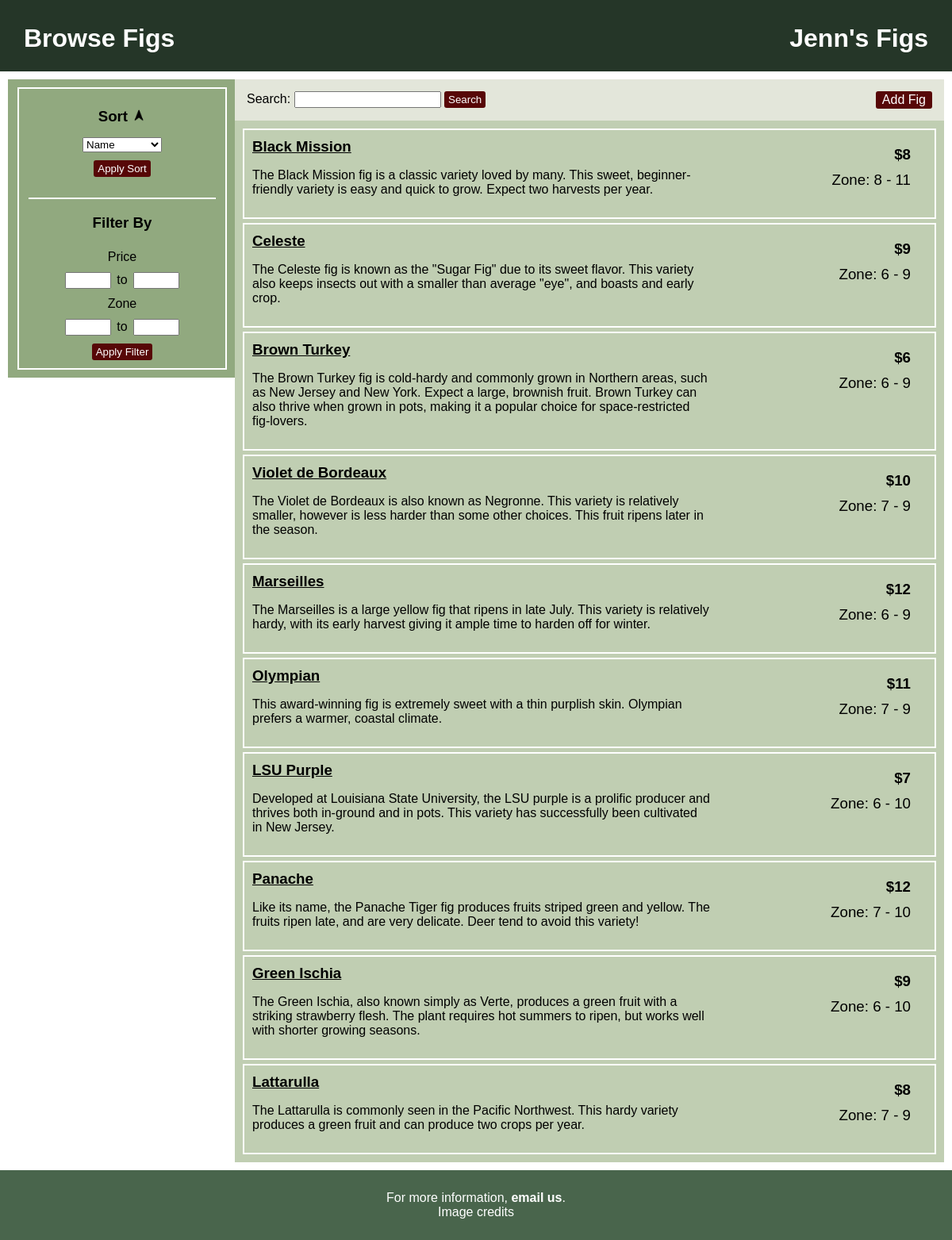
Page /pages/home.php on the committed database.
### tables this page shows
CREATE TABLE "figs" (
	"id"	INTEGER NOT NULL UNIQUE,
	"name"	TEXT NOT NULL UNIQUE,
	"price"	NUMERIC NOT NULL,
	"min_zone"	INTEGER NOT NULL,
	"max_zone"	INTEGER NOT NULL,
	"description"	TEXT NOT NULL,
	PRIMARY KEY("id" AUTOINCREMENT)
);

### includes/db.php (called while the page is built, shortened)
<?php
function exec_sql_query($db, $sql, $params = array())
{
  $query = $db->prepare($sql);
  if ($query and $query->execute($params)) {
    return $query;
  }
  return null;
}

### pages/home.php (the view, shortened to what this page needs)
<?php
$title = "Browse Figs";
include_once("includes/db.php");
$db = open_sqlite_db("db/catalog.sqlite");
$sql_query = 'SELECT * FROM figs';
$sql_query_params = array();
$search_terms = trim($_GET['q']);
if (empty($search_terms)) {
  $search_terms = NULL;
}
$sticky_search = $search_terms;
$filter_min_price = trim($_GET['minpr']);
$filter_max_price = trim($_GET['maxpr']);
$filter_min_zone = trim($_GET['minzn']);
$filter_max_zone = trim($_GET['maxzn']);
$sort_attr = trim($_GET['sort']);
$sort_order = trim($_GET['order']);
if ($sort_order == 'DESC') {
  $order_next = 'ASC';
  $sort_icon = 'down';
} else {
  $sort_order = 'ASC';
  $order_next = 'DESC';
  $sort_icon = 'up';
}
if (in_array($sort_attr, array('price', 'name', 'min_zone', 'max_zone'))) {
  $sql_query = $sql_query . ' ORDER BY ' . $sort_attr . ' ' . $sort_order;
} else {
  $sort_attr = 'name';
}
if ($sort_icon == "up") {
  $arrow = 'point_up.png';
} else if ($sort_icon == "down") {
  $arrow = 'point_dn.png';
}
$sort_url = '/?';
$sort_query = http_build_query(
  array(
    'q' => $search_terms,
    'minpr' => $filter_min_price,
    'maxpr' => $filter_max_price,
    'minzn' => $filter_min_zone,
    'maxzn' => $filter_max_zone
  )
);
$sort_url = $sort_url . $sort_query;
$sticky_default_sort = ($sort_attr == 'name' ? 'selected' : '');
?>
<!DOCTYPE html>
<html lang="en">
<head>
  <link rel="stylesheet" type="text/css" href="public/styles/main.css" media="all" />
</head>
<body>
  <?php include('includes/header.php'); ?>
  <main>
    <section class="sidebar">
      <form action='/' method="get" novalidate>
        <fieldset>
          <div class="form-item">
            <label for="sort">
              <h3>
                Sort
                <a href="<?php echo $sort_url . '&sort=' . $sort_attr . '&order=' . $order_next; ?>" aria-label="sort order">
                  <img src="/public/images/<?php echo htmlspecialchars($arrow); ?>" alt="Sort order indicator" class="icon">
                </a>
              </h3>
              <label>
                <select id="sort" name="sort">
                  <option value="name" <?php echo $sticky_default_sort; ?>>Name</option>
                </select>
              </label>
              <br>
              <input type="submit" value="Apply Sort">
          </div>
      </form>
      <br>
      <hr>
      <form action='/' method="get" novalidate>
        <div class="form-item">
          <h3><label for='filter'>Filter By</label></h3>
          <br>
          <p>Price</p>
          <input id="filter" type="number" name="minpr" required value="<?php echo htmlspecialchars($sticky_min_price_filter); ?>" />
          to
          <input id="filter" type="number" name="maxpr" required value="<?php echo htmlspecialchars($sticky_max_price_filter); ?>" />
          <p>Zone</p>
          <input id="filter" type="number" name="minzn" required value="<?php echo htmlspecialchars($sticky_min_zone_filter); ?>" />
          to
          <input id="filter" type="number" name="maxzn" required value="<?php echo htmlspecialchars($sticky_max_zone_filter); ?>" />
          <br>
          <input type="submit" value="Apply Filter">
        </div>
      </form>
    </section>
    <section class="search">
      <div class='searchbar'>
        <form action="/" method="get" novalidate>
          <label for="search">Search:</label>
          <input id="search" type="text" name="q" required value="<?php echo htmlspecialchars($sticky_search); ?>" />
          <input type="submit" value="Search">
        </form>
      </div>
      <div class="insert-record">
        <a href="/admin" class='admin-btn'>Add Fig</a>
      </div>
    </section>
    <section class="catalog">
      <?php
      $records = exec_sql_query(
        $db,
        $sql_query,
        $sql_query_params
      )->fetchAll();
      if (count($records) > 0) { ?>
        <ul>
          <?php
          foreach ($records as $record) { ?>
            <li class="tile">
              <div class="tile-main">
                <h3><?php echo htmlspecialchars($record["name"]); ?></h3>
                <p><?php echo htmlspecialchars($record["description"]); ?></p>
              </div>
              <div class="tile-info">
                <h3><strong>$<?php echo htmlspecialchars($record["price"]); ?></strong></h3>
                <h3>Zone: <?php echo htmlspecialchars($record["min_zone"]); ?> -
                  <?php echo htmlspecialchars($record["max_zone"]); ?></h3>
              </div>
            </li>
          <?php } ?>
        </ul>
      <?php } else { ?>
        <p>No figs found.</p>
      <?php } ?>
    </section>
  </main>
  <?php include('includes/footer.php'); ?>
</body>
</html>

### includes/header.php
<header>
  <h1 class="page"><?php echo $title; ?></h1>
  <a href="/">
    <h1 class="title">Jenn's Figs</h1>
  </a>
</header>

### includes/footer.php
<footer>
  <p>
    For more information, <strong><a href="mailto:rbs288@cornell.edu">email us</a></strong>.<br>
    <a href="/credits">Image credits</a>
  </p>
</footer>

### public/styles/main.css (style rules this page uses)
html { font-family: sans-serif; }
body { background-color: #49654C; }
h1 { color: white; margin: 20px; }
hr { border: 1.5px solid white; }
a { text-decoration: none; }
header { background-color: #253628; padding: 10px; height: 70px; }
header .page { float: left; }
header .title { float: right; }
section { overflow: hidden; padding: 10px; }
.sidebar { background-color: #91A97F; float: left; width: 20%; min-width: 200px; margin-bottom: 20px; margin-right: 0px; padding-right: 40px; }
.search { background-color: #E3E6DA; padding: 15px; margin-bottom: 0px; }
.catalog { background-color: #C0CEB2; float: center; }
body { margin: 0 auto; }
form h3 { margin-bottom: 5px; }
form p { margin: 0px; }
form .form-item { text-align: center; }
form #sort, #filter { margin: 10px 3px; }
form #sort { width: 100px; }
form #filter { width: 50px; }
input[type="submit"] { background: #570707; padding: 3px 5px; border: none; border-radius: 3px; color: white; }
.sidebar fieldset { width: 100%; float: center; border: 2px solid white; }
.icon { width: 18px; height: auto; }
main { overflow: hidden; background-color: white; padding: 10px; }
.tile { list-style: none; display: flex; flex-direction: row; border: 2px solid white; padding: 10px; margin-bottom: 5px; }
.tile:last-child { margin-bottom: 0px; }
.tile-main { align-items: center; margin-right: 10px; width: 70%; }
.tile .tile-main h3 { width: 70%; margin: 0; text-decoration: underline; }
.tile .tile-info { width: 30%; text-align: right; align-items: right; padding-right: 15px; }
.tile .tile-info h3 { font-weight: lighter; margin: 10px 5px; }
.searchbar { display: inline-flex; margin-right: 0px; }
.insert-record { float: right; display: inline-flex; flex-direction: row; }
.insert-record a.admin-btn { text-align: center; align-items: right; background-color: #570707; color: white; text-decoration: none; padding: 2px 8px; border-radius: 3px; }
ul { padding: 0px; margin: 0px; }
footer { background-color: #49654C; padding: 10px; color: white; text-align: center; }
footer a { color: white; text-decoration: none; }

### rows in the picture
figs: name "Black Mission", description "The Black Mission fig is a classic variety loved by many. This sweet, beginner-friendly variety is easy and quick to grow. Expect two harvests per year.", price "8", min_zone "8", max_zone "11"
figs: name "Celeste", description "The Celeste fig is known as the \"Sugar Fig\" due to its sweet flavor. This variety also keeps insects out with a smaller than average \"eye\", and boasts and early crop.", price "9", min_zone "6", max_zone "9"
figs: name "Brown Turkey", description "The Brown Turkey fig is cold-hardy and commonly grown in Northern areas, such as New Jersey and New York. Expect a large, brownish fruit. Brown Turkey can also thrive when grown in pots, making it a popular choice for space-restricted fig-lovers.", price "6", min_zone "6", max_zone "9"
figs: name "Violet de Bordeaux", description "The Violet de Bordeaux is also known as Negronne. This variety is relatively smaller, however is less harder than some other choices. This fruit ripens later in the season.", price "10", min_zone "7", max_zone "9"
figs: name "Marseilles", description "The Marseilles is a large yellow fig that ripens in late July. This variety is relatively hardy, with its early harvest giving it ample time to harden off for winter.", price "12", min_zone "6", max_zone "9"
figs: name "Olympian", description "This award-winning fig is extremely sweet with a thin purplish skin. Olympian prefers a warmer, coastal climate.", price "11", min_zone "7", max_zone "9"
figs: name "LSU Purple", description "Developed at Louisiana State University, the LSU purple is a prolific producer and thrives both in-ground and in pots. This variety has successfully been cultivated in New Jersey.", price "7", min_zone "6", max_zone "10"
figs: name "Panache", description "Like its name, the Panache Tiger fig produces fruits striped green and yellow. The fruits ripen late, and are very delicate. Deer tend to avoid this variety!", price "12", min_zone "7", max_zone "10"
figs: name "Green Ischia", description "The Green Ischia, also known simply as Verte, produces a green fruit with a striking strawberry flesh. The plant requires hot summers to ripen, but works well with shorter growing seasons.", price "9", min_zone "6", max_zone "10"
figs: name "Lattarulla", description "The Lattarulla is commonly seen in the Pacific Northwest. This hardy variety produces a green fruit and can produce two crops per year.", price "8", min_zone "7", max_zone "9"

### other values in the picture
$title "Browse Figs"
